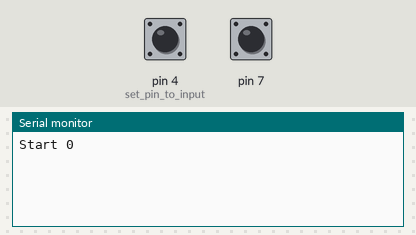
Bench run of a program on a simulated Arduino Uno, built with avr-gcc and run on an emulated ATmega328P. Shown: the last lines printed to the serial monitor. Inputs (shaded band) come from the test bench; at power-on: pin 4 (set_pin_to_input) HIGH, pin 7 HIGH.

Above: at 1.2 s.
1.3 s: pin 4 (set_pin_to_input) pulled LOW for 0.15 s
At 2.4 s:
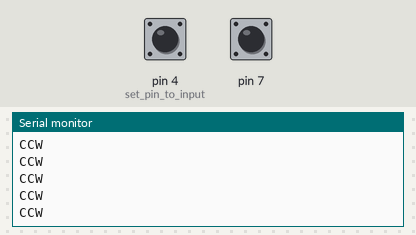
2.9 s: pin 7 pulled LOW for 0.15 s
At 3.7 s:
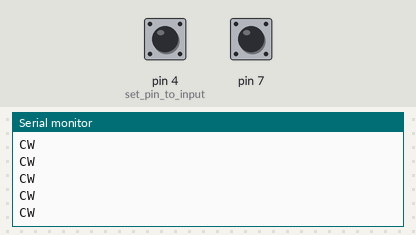
4.5 s: pin 4 (set_pin_to_input) driven LOW
At 5.4 s:
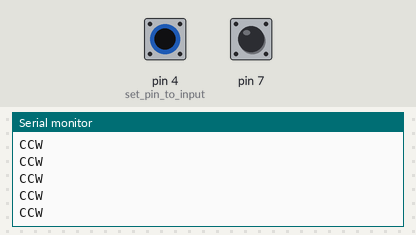

The program:

main.cpp
```cpp
#include <Arduino.h>
int CWcount = 0;
String message;

int AState, BState;
int lastAState = LOW;
int lastBState = LOW;

unsigned long lastDebounceTime = 0;  // the last time the output pin was toggled
unsigned long debounceDelay = 50;    // the debounce time; increase if the output flickers

void setup() {
    // Start serial
    Serial.begin(9600);

    //configure pin 7 as an input and enable the internal pull-up resistor
    pinMode(7, INPUT_PULLUP);

    //configure pin 4 as an input and enable the internal pull-up resistor
    pinMode(4, INPUT_PULLUP);    // set pin to input

    message = "Start " + String(CWcount);
    Serial.println(message);
    //delay(1);        // delay in between reads for stability
}

void loop() {
    // put your main code here, to run repeatedly:
    int directionValA = digitalRead(7);
    int directionValB = digitalRead(4);

    if (directionValA != lastAState || directionValB != lastBState) {
        // reset the debouncing timer
        lastDebounceTime = millis();
    }

    if ((millis() - lastDebounceTime) > debounceDelay) {
        // whatever the reading is at, it's been there for longer than the debounce
        // delay, so take it as the actual current state:

        // Check if the state has changed:
        if (directionValA != AState) {
            AState = directionValA;
        }
        if (directionValB != BState) {
            BState = directionValB;
        }

    }

    if(directionValA == HIGH && directionValB == LOW) {
        CWcount--;
        message = "CCW";
        Serial.println(message);
    }
    else if(directionValA == LOW && directionValB == HIGH) {
        CWcount++;
        message = "CW";
        Serial.println(message);
    }

    // Save current reading
    lastAState = directionValA;
    lastBState = directionValB;


    //delay(1);        // delay in between reads for stability

}
```

Measured:
- after the input at 1.3 s, the serial monitor: prints a new line at once (image 1)
- after the input at 2.9 s, the serial monitor: prints a new line at once (image 2)
